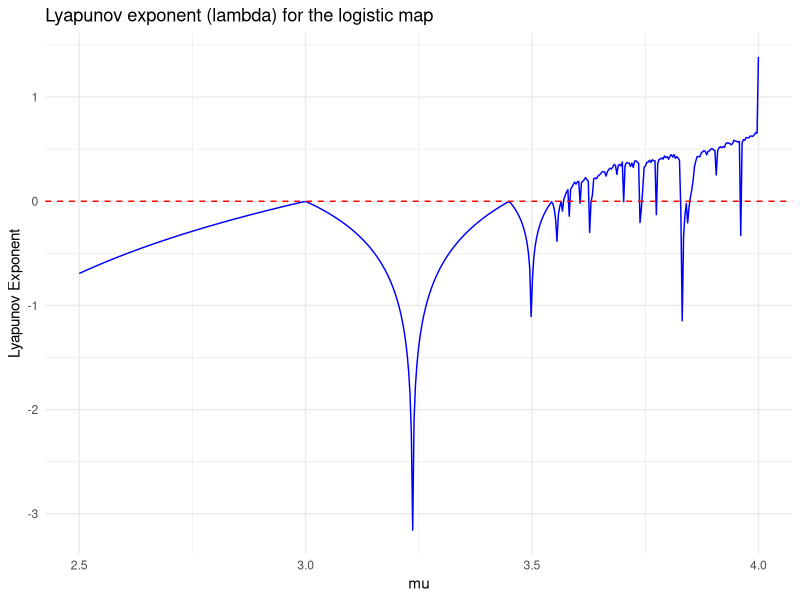
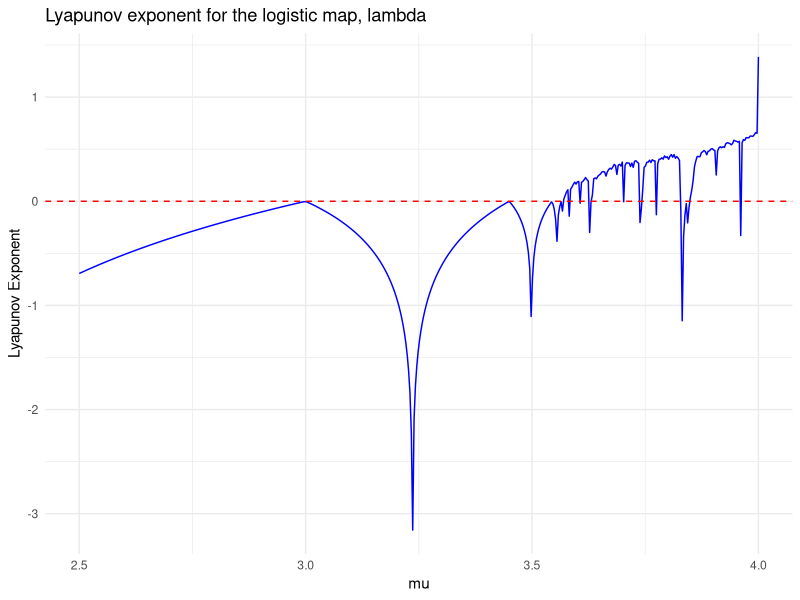

R code for these plots, in order:
library(ggplot2)

# Compute Lyapunov exponent for the logistic map
lyapunov_logistic <- function(mu, x0 = 0.5, n = 1000, discard = 100) {
  x <- x0
  lyap_sum <- 0
  
  # Iterate the map, discarding initial transient
  for (i in 1:discard) {
    x <- mu * x * (1 - x)
  }
  
  # Compute Lyapunov sum
  for (i in 1:n) {
    x <- mu * x * (1 - x)
    lyap_sum <- lyap_sum + log(abs(mu * (1 - 2 * x)))
  }
  
  return(lyap_sum / n)
}

# Generate Lyapunov exponents for a range of r values
mu_values <- seq(2.5, 4, length.out = 500)
lyap_values <- sapply(mu_values, lyapunov_logistic)

# Plot Lyapunov exponent vs. r
df <- data.frame(mu = mu_values, lambda = lyap_values)


ggplot(df, aes(x = mu, y = lambda)) +
  geom_line(color = "blue") +
  geom_hline(yintercept = 0, linetype = "dashed", color = "red") +
  xlab("mu") +
  ylab("Lyapunov Exponent") +
  ggtitle("Lyapunov exponent (lambda) for the logistic map") +
  theme_minimal()

png("Figures_videos/Assignment_sheet_1/lyapunov_exp_logistic_map.png",
    width = 500*4, # The width of the plot in inches
    height = 520*4, res=300)

ggplot(df, aes(x = mu, y = lambda)) +
  geom_line(color = "blue") +
  geom_hline(yintercept = 0, linetype = "dashed", color = "red") +
  xlab("mu") +
  ylab("Lyapunov Exponent") +
  ggtitle("Lyapunov exponent for the logistic map, lambda") +
  theme_minimal()

dev.off()
